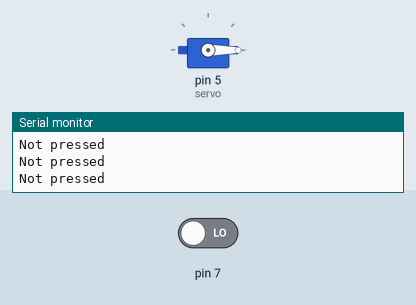
This sketch was run on a simulated Arduino Uno, built with avr-gcc and run on an emulated ATmega328P. Parts: servo, the last lines printed to the serial monitor. The test bench sets the inputs (shaded band); at power-on: pin 7 LOW.

Above: at 1.2 s.
1.3 s: pin 7 driven HIGH
At 1.77 s:
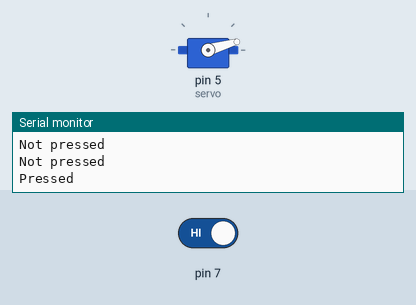
4.3 s: pin 7 driven LOW
At 5.9 s:
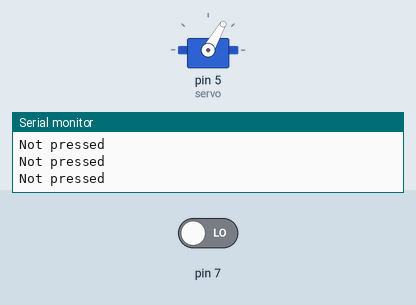
7.3 s: pin 7 driven HIGH
At 7.47 s:
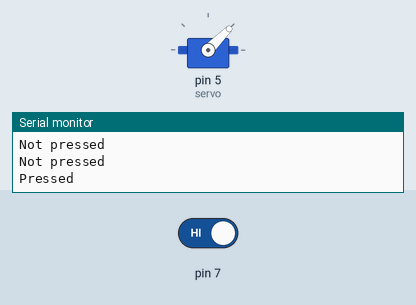
Timing chart, 0 to 15.9 s (numbered marks = the images above; inputs shaded):
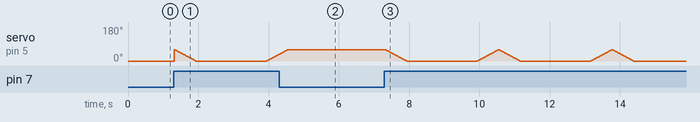

Measured:
- after the input at 4.3 s, servo on pin 5 (servo): goes on until 4.6 s, then stays 60°

The sketch:

object_collector.ino
```cpp
#include <Servo.h>
Servo servo;

void sweep_object()
{
   for (int i=60; i>=0; i--)
   {
    servo.write(i);
    delay(10);
   }
  delay(2000);
  for (int i=0; i<=60; i++)
   {
    servo.write(i);
    delay(10);
   }


//   servo.write(5);
}


void setup() {
  pinMode(7, INPUT);
  Serial.begin(9600);

  servo.attach(5);
  servo.write(0);

}


void loop()
{
  if (digitalRead(7) == HIGH)
  {
    Serial.println("Pressed");
    sweep_object();
  }

  else
    Serial.println("Not pressed");

}
```
